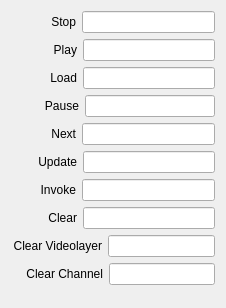
<?xml version="1.0" encoding="UTF-8"?>
<ui version="4.0">
 <class>InspectorCustomCommandWidget</class>
 <widget class="QWidget" name="InspectorCustomCommandWidget">
  <property name="geometry">
   <rect>
    <x>0</x>
    <y>0</y>
    <width>226</width>
    <height>308</height>
   </rect>
  </property>
  <property name="sizePolicy">
   <sizepolicy hsizetype="Expanding" vsizetype="Preferred">
    <horstretch>0</horstretch>
    <verstretch>0</verstretch>
   </sizepolicy>
  </property>
  <layout class="QVBoxLayout" name="verticalLayout">
   <item>
    <layout class="QHBoxLayout" name="horizontalLayoutStop">
     <item>
      <spacer name="horizontalSpacerStop">
       <property name="orientation">
        <enum>Qt::Horizontal</enum>
       </property>
       <property name="sizeType">
        <enum>QSizePolicy::Fixed</enum>
       </property>
       <property name="sizeHint" stdset="0">
        <size>
         <width>40</width>
         <height>20</height>
        </size>
       </property>
      </spacer>
     </item>
     <item>
      <widget class="QLabel" name="labelStop">
       <property name="text">
        <string>Stop</string>
       </property>
       <property name="alignment">
        <set>Qt::AlignRight|Qt::AlignTrailing|Qt::AlignVCenter</set>
       </property>
      </widget>
     </item>
     <item>
      <widget class="QLineEdit" name="lineEditStop"/>
     </item>
    </layout>
   </item>
   <item>
    <layout class="QHBoxLayout" name="horizontalLayoutPlay">
     <item>
      <spacer name="horizontalSpacerPlay">
       <property name="orientation">
        <enum>Qt::Horizontal</enum>
       </property>
       <property name="sizeType">
        <enum>QSizePolicy::Fixed</enum>
       </property>
       <property name="sizeHint" stdset="0">
        <size>
         <width>42</width>
         <height>20</height>
        </size>
       </property>
      </spacer>
     </item>
     <item>
      <widget class="QLabel" name="labelPlay">
       <property name="text">
        <string>Play</string>
       </property>
       <property name="alignment">
        <set>Qt::AlignRight|Qt::AlignTrailing|Qt::AlignVCenter</set>
       </property>
      </widget>
     </item>
     <item>
      <widget class="QLineEdit" name="lineEditPlay"/>
     </item>
    </layout>
   </item>
   <item>
    <layout class="QHBoxLayout" name="horizontalLayoutLoad">
     <item>
      <spacer name="horizontalSpacerLoad">
       <property name="orientation">
        <enum>Qt::Horizontal</enum>
       </property>
       <property name="sizeType">
        <enum>QSizePolicy::Fixed</enum>
       </property>
       <property name="sizeHint" stdset="0">
        <size>
         <width>39</width>
         <height>20</height>
        </size>
       </property>
      </spacer>
     </item>
     <item>
      <widget class="QLabel" name="labelLoad">
       <property name="text">
        <string>Load</string>
       </property>
       <property name="alignment">
        <set>Qt::AlignRight|Qt::AlignTrailing|Qt::AlignVCenter</set>
       </property>
      </widget>
     </item>
     <item>
      <widget class="QLineEdit" name="lineEditLoad"/>
     </item>
    </layout>
   </item>
   <item>
    <layout class="QHBoxLayout" name="horizontalLayoutPause">
     <item>
      <spacer name="horizontalSpacerPause">
       <property name="orientation">
        <enum>Qt::Horizontal</enum>
       </property>
       <property name="sizeType">
        <enum>QSizePolicy::Fixed</enum>
       </property>
       <property name="sizeHint" stdset="0">
        <size>
         <width>33</width>
         <height>20</height>
        </size>
       </property>
      </spacer>
     </item>
     <item>
      <widget class="QLabel" name="labelPause">
       <property name="text">
        <string>Pause</string>
       </property>
       <property name="alignment">
        <set>Qt::AlignRight|Qt::AlignTrailing|Qt::AlignVCenter</set>
       </property>
      </widget>
     </item>
     <item>
      <widget class="QLineEdit" name="lineEditPause"/>
     </item>
    </layout>
   </item>
   <item>
    <layout class="QHBoxLayout" name="horizontalLayoutNext">
     <item>
      <spacer name="horizontalSpacerNext">
       <property name="orientation">
        <enum>Qt::Horizontal</enum>
       </property>
       <property name="sizeType">
        <enum>QSizePolicy::Fixed</enum>
       </property>
       <property name="sizeHint" stdset="0">
        <size>
         <width>39</width>
         <height>20</height>
        </size>
       </property>
      </spacer>
     </item>
     <item>
      <widget class="QLabel" name="labelNext">
       <property name="text">
        <string>Next</string>
       </property>
       <property name="alignment">
        <set>Qt::AlignRight|Qt::AlignTrailing|Qt::AlignVCenter</set>
       </property>
      </widget>
     </item>
     <item>
      <widget class="QLineEdit" name="lineEditNext"/>
     </item>
    </layout>
   </item>
   <item>
    <layout class="QHBoxLayout" name="horizontalLayoutUpdate">
     <item>
      <spacer name="horizontalSpacerUpdate">
       <property name="orientation">
        <enum>Qt::Horizontal</enum>
       </property>
       <property name="sizeType">
        <enum>QSizePolicy::Fixed</enum>
       </property>
       <property name="sizeHint" stdset="0">
        <size>
         <width>27</width>
         <height>20</height>
        </size>
       </property>
      </spacer>
     </item>
     <item>
      <widget class="QLabel" name="labelUpdate">
       <property name="text">
        <string>Update</string>
       </property>
       <property name="alignment">
        <set>Qt::AlignRight|Qt::AlignTrailing|Qt::AlignVCenter</set>
       </property>
      </widget>
     </item>
     <item>
      <widget class="QLineEdit" name="lineEditUpdate"/>
     </item>
    </layout>
   </item>
   <item>
    <layout class="QHBoxLayout" name="horizontalLayoutInvoke">
     <item>
      <spacer name="horizontalSpacerInvoke">
       <property name="orientation">
        <enum>Qt::Horizontal</enum>
       </property>
       <property name="sizeType">
        <enum>QSizePolicy::Fixed</enum>
       </property>
       <property name="sizeHint" stdset="0">
        <size>
         <width>29</width>
         <height>20</height>
        </size>
       </property>
      </spacer>
     </item>
     <item>
      <widget class="QLabel" name="labelInvoke">
       <property name="text">
        <string>Invoke</string>
       </property>
       <property name="alignment">
        <set>Qt::AlignRight|Qt::AlignTrailing|Qt::AlignVCenter</set>
       </property>
      </widget>
     </item>
     <item>
      <widget class="QLineEdit" name="lineEditInvoke"/>
     </item>
    </layout>
   </item>
   <item>
    <layout class="QHBoxLayout" name="horizontalLayoutClear">
     <item>
      <spacer name="horizontalSpacerClear">
       <property name="orientation">
        <enum>Qt::Horizontal</enum>
       </property>
       <property name="sizeType">
        <enum>QSizePolicy::Fixed</enum>
       </property>
       <property name="sizeHint" stdset="0">
        <size>
         <width>37</width>
         <height>20</height>
        </size>
       </property>
      </spacer>
     </item>
     <item>
      <widget class="QLabel" name="labelClear">
       <property name="text">
        <string>Clear</string>
       </property>
       <property name="alignment">
        <set>Qt::AlignRight|Qt::AlignTrailing|Qt::AlignVCenter</set>
       </property>
      </widget>
     </item>
     <item>
      <widget class="QLineEdit" name="lineEditClear"/>
     </item>
    </layout>
   </item>
   <item>
    <layout class="QHBoxLayout" name="horizontalLayoutClearVideolayer">
     <item>
      <spacer name="horizontalSpacerClearVideolayer">
       <property name="orientation">
        <enum>Qt::Horizontal</enum>
       </property>
       <property name="sizeType">
        <enum>QSizePolicy::Fixed</enum>
       </property>
       <property name="sizeHint" stdset="0">
        <size>
         <width>2</width>
         <height>20</height>
        </size>
       </property>
      </spacer>
     </item>
     <item>
      <widget class="QLabel" name="labelClearVideolayer">
       <property name="text">
        <string>Clear Videolayer</string>
       </property>
       <property name="alignment">
        <set>Qt::AlignRight|Qt::AlignTrailing|Qt::AlignVCenter</set>
       </property>
      </widget>
     </item>
     <item>
      <widget class="QLineEdit" name="lineEditClearVideolayer"/>
     </item>
    </layout>
   </item>
   <item>
    <layout class="QHBoxLayout" name="horizontalLayoutClearChannel">
     <item>
      <spacer name="horizontalSpacerClearChannel">
       <property name="orientation">
        <enum>Qt::Horizontal</enum>
       </property>
       <property name="sizeType">
        <enum>QSizePolicy::Fixed</enum>
       </property>
       <property name="sizeHint" stdset="0">
        <size>
         <width>15</width>
         <height>20</height>
        </size>
       </property>
      </spacer>
     </item>
     <item>
      <widget class="QLabel" name="labelClearChannel">
       <property name="text">
        <string>Clear Channel</string>
       </property>
       <property name="alignment">
        <set>Qt::AlignRight|Qt::AlignTrailing|Qt::AlignVCenter</set>
       </property>
      </widget>
     </item>
     <item>
      <widget class="QLineEdit" name="lineEditClearChannel"/>
     </item>
    </layout>
   </item>
   <item>
    <spacer name="verticalSpacerFileRecorder">
     <property name="orientation">
      <enum>Qt::Vertical</enum>
     </property>
     <property name="sizeType">
      <enum>QSizePolicy::Fixed</enum>
     </property>
     <property name="sizeHint" stdset="0">
      <size>
       <width>20</width>
       <height>10</height>
      </size>
     </property>
    </spacer>
   </item>
  </layout>
 </widget>
 <resources/>
 <connections>
  <connection>
   <sender>labelStop</sender>
   <signal>linkActivated(QString)</signal>
   <receiver>InspectorCustomCommandWidget</receiver>
   <slot>resetOutput(QString)</slot>
   <hints>
    <hint type="sourcelabel">
     <x>46</x>
     <y>24</y>
    </hint>
    <hint type="destinationlabel">
     <x>3</x>
     <y>21</y>
    </hint>
   </hints>
  </connection>
  <connection>
   <sender>lineEditStop</sender>
   <signal>textChanged(QString)</signal>
   <receiver>InspectorCustomCommandWidget</receiver>
   <slot>outputChanged(QString)</slot>
   <hints>
    <hint type="sourcelabel">
     <x>191</x>
     <y>23</y>
    </hint>
    <hint type="destinationlabel">
     <x>225</x>
     <y>20</y>
    </hint>
   </hints>
  </connection>
 </connections>
 <slots>
  <slot>containerChanged(QString)</slot>
  <slot>resetContainer(QString)</slot>
  <slot>resetCodec(QString)</slot>
  <slot>codecChanged(QString)</slot>
  <slot>resetPreset(QString)</slot>
  <slot>presetChanged(QString)</slot>
  <slot>resetTune(QString)</slot>
  <slot>tuneChanged(QString)</slot>
  <slot>resetOutput(QString)</slot>
  <slot>outputChanged(QString)</slot>
  <slot>resetWithAlpha(QString)</slot>
  <slot>withAlphaChanged(int)</slot>
 </slots>
</ui>
